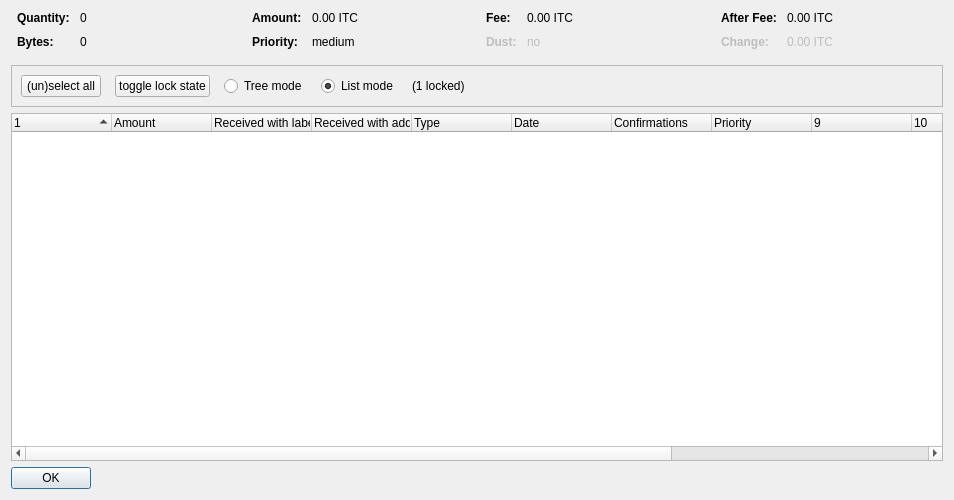
<?xml version="1.0" encoding="UTF-8"?>
<ui version="4.0">
 <class>CoinControlDialog</class>
 <widget class="QDialog" name="CoinControlDialog">
  <property name="geometry">
   <rect>
    <x>0</x>
    <y>0</y>
    <width>954</width>
    <height>500</height>
   </rect>
  </property>
  <property name="windowTitle">
   <string>Coin Selection</string>
  </property>
  <layout class="QVBoxLayout" name="verticalLayout">
   <item>
    <layout class="QHBoxLayout" name="horizontalLayoutTop" stretch="0,0,0,0">
     <property name="topMargin">
      <number>0</number>
     </property>
     <property name="bottomMargin">
      <number>10</number>
     </property>
     <item>
      <layout class="QFormLayout" name="formLayoutCoinControl1">
       <property name="horizontalSpacing">
        <number>10</number>
       </property>
       <property name="verticalSpacing">
        <number>10</number>
       </property>
       <property name="leftMargin">
        <number>6</number>
       </property>
       <property name="rightMargin">
        <number>6</number>
       </property>
       <item row="0" column="0">
        <widget class="QLabel" name="labelCoinControlQuantityText">
         <property name="font">
          <font>
           <weight>75</weight>
           <bold>true</bold>
          </font>
         </property>
         <property name="text">
          <string>Quantity:</string>
         </property>
        </widget>
       </item>
       <item row="0" column="1">
        <widget class="QLabel" name="labelCoinControlQuantity">
         <property name="cursor">
          <cursorShape>IBeamCursor</cursorShape>
         </property>
         <property name="contextMenuPolicy">
          <enum>Qt::ActionsContextMenu</enum>
         </property>
         <property name="text">
          <string notr="true">0</string>
         </property>
         <property name="textInteractionFlags">
          <set>Qt::LinksAccessibleByMouse|Qt::TextSelectableByKeyboard|Qt::TextSelectableByMouse</set>
         </property>
        </widget>
       </item>
       <item row="1" column="0">
        <widget class="QLabel" name="labelCoinControlBytesText">
         <property name="font">
          <font>
           <weight>75</weight>
           <bold>true</bold>
          </font>
         </property>
         <property name="text">
          <string>Bytes:</string>
         </property>
        </widget>
       </item>
       <item row="1" column="1">
        <widget class="QLabel" name="labelCoinControlBytes">
         <property name="cursor">
          <cursorShape>IBeamCursor</cursorShape>
         </property>
         <property name="contextMenuPolicy">
          <enum>Qt::ActionsContextMenu</enum>
         </property>
         <property name="text">
          <string notr="true">0</string>
         </property>
         <property name="textInteractionFlags">
          <set>Qt::LinksAccessibleByMouse|Qt::TextSelectableByKeyboard|Qt::TextSelectableByMouse</set>
         </property>
        </widget>
       </item>
      </layout>
     </item>
     <item>
      <layout class="QFormLayout" name="formLayoutCoinControl2">
       <property name="horizontalSpacing">
        <number>10</number>
       </property>
       <property name="verticalSpacing">
        <number>10</number>
       </property>
       <property name="leftMargin">
        <number>6</number>
       </property>
       <property name="rightMargin">
        <number>6</number>
       </property>
       <item row="0" column="0">
        <widget class="QLabel" name="labelCoinControlAmountText">
         <property name="font">
          <font>
           <weight>75</weight>
           <bold>true</bold>
          </font>
         </property>
         <property name="text">
          <string>Amount:</string>
         </property>
        </widget>
       </item>
       <item row="0" column="1">
        <widget class="QLabel" name="labelCoinControlAmount">
         <property name="cursor">
          <cursorShape>IBeamCursor</cursorShape>
         </property>
         <property name="contextMenuPolicy">
          <enum>Qt::ActionsContextMenu</enum>
         </property>
         <property name="text">
          <string notr="true">0.00 ITC</string>
         </property>
         <property name="textInteractionFlags">
          <set>Qt::LinksAccessibleByMouse|Qt::TextSelectableByKeyboard|Qt::TextSelectableByMouse</set>
         </property>
        </widget>
       </item>
       <item row="1" column="0">
        <widget class="QLabel" name="labelCoinControlPriorityText">
         <property name="font">
          <font>
           <weight>75</weight>
           <bold>true</bold>
          </font>
         </property>
         <property name="text">
          <string>Priority:</string>
         </property>
        </widget>
       </item>
       <item row="1" column="1">
        <widget class="QLabel" name="labelCoinControlPriority">
         <property name="cursor">
          <cursorShape>IBeamCursor</cursorShape>
         </property>
         <property name="contextMenuPolicy">
          <enum>Qt::ActionsContextMenu</enum>
         </property>
         <property name="text">
          <string>medium</string>
         </property>
         <property name="textInteractionFlags">
          <set>Qt::LinksAccessibleByMouse|Qt::TextSelectableByKeyboard|Qt::TextSelectableByMouse</set>
         </property>
        </widget>
       </item>
      </layout>
     </item>
     <item>
      <layout class="QFormLayout" name="formLayoutCoinControl3">
       <property name="horizontalSpacing">
        <number>10</number>
       </property>
       <property name="verticalSpacing">
        <number>10</number>
       </property>
       <property name="leftMargin">
        <number>6</number>
       </property>
       <property name="rightMargin">
        <number>6</number>
       </property>
       <item row="0" column="0">
        <widget class="QLabel" name="labelCoinControlFeeText">
         <property name="font">
          <font>
           <weight>75</weight>
           <bold>true</bold>
          </font>
         </property>
         <property name="text">
          <string>Fee:</string>
         </property>
        </widget>
       </item>
       <item row="0" column="1">
        <widget class="QLabel" name="labelCoinControlFee">
         <property name="cursor">
          <cursorShape>IBeamCursor</cursorShape>
         </property>
         <property name="contextMenuPolicy">
          <enum>Qt::ActionsContextMenu</enum>
         </property>
         <property name="text">
          <string notr="true">0.00 ITC</string>
         </property>
         <property name="textInteractionFlags">
          <set>Qt::LinksAccessibleByMouse|Qt::TextSelectableByKeyboard|Qt::TextSelectableByMouse</set>
         </property>
        </widget>
       </item>
       <item row="1" column="0">
        <widget class="QLabel" name="labelCoinControlLowOutputText">
         <property name="enabled">
          <bool>false</bool>
         </property>
         <property name="font">
          <font>
           <weight>75</weight>
           <bold>true</bold>
          </font>
         </property>
         <property name="text">
          <string>Dust:</string>
         </property>
        </widget>
       </item>
       <item row="1" column="1">
        <widget class="QLabel" name="labelCoinControlLowOutput">
         <property name="enabled">
          <bool>false</bool>
         </property>
         <property name="cursor">
          <cursorShape>IBeamCursor</cursorShape>
         </property>
         <property name="contextMenuPolicy">
          <enum>Qt::ActionsContextMenu</enum>
         </property>
         <property name="text">
          <string>no</string>
         </property>
         <property name="textInteractionFlags">
          <set>Qt::LinksAccessibleByMouse|Qt::TextSelectableByKeyboard|Qt::TextSelectableByMouse</set>
         </property>
        </widget>
       </item>
      </layout>
     </item>
     <item>
      <layout class="QFormLayout" name="formLayoutCoinControl4">
       <property name="horizontalSpacing">
        <number>10</number>
       </property>
       <property name="verticalSpacing">
        <number>10</number>
       </property>
       <property name="leftMargin">
        <number>6</number>
       </property>
       <property name="rightMargin">
        <number>6</number>
       </property>
       <item row="0" column="0">
        <widget class="QLabel" name="labelCoinControlAfterFeeText">
         <property name="font">
          <font>
           <weight>75</weight>
           <bold>true</bold>
          </font>
         </property>
         <property name="text">
          <string>After Fee:</string>
         </property>
        </widget>
       </item>
       <item row="0" column="1">
        <widget class="QLabel" name="labelCoinControlAfterFee">
         <property name="cursor">
          <cursorShape>IBeamCursor</cursorShape>
         </property>
         <property name="contextMenuPolicy">
          <enum>Qt::ActionsContextMenu</enum>
         </property>
         <property name="text">
          <string notr="true">0.00 ITC</string>
         </property>
         <property name="textInteractionFlags">
          <set>Qt::LinksAccessibleByMouse|Qt::TextSelectableByKeyboard|Qt::TextSelectableByMouse</set>
         </property>
        </widget>
       </item>
       <item row="1" column="0">
        <widget class="QLabel" name="labelCoinControlChangeText">
         <property name="enabled">
          <bool>false</bool>
         </property>
         <property name="font">
          <font>
           <weight>75</weight>
           <bold>true</bold>
          </font>
         </property>
         <property name="text">
          <string>Change:</string>
         </property>
        </widget>
       </item>
       <item row="1" column="1">
        <widget class="QLabel" name="labelCoinControlChange">
         <property name="enabled">
          <bool>false</bool>
         </property>
         <property name="cursor">
          <cursorShape>IBeamCursor</cursorShape>
         </property>
         <property name="contextMenuPolicy">
          <enum>Qt::ActionsContextMenu</enum>
         </property>
         <property name="text">
          <string notr="true">0.00 ITC</string>
         </property>
         <property name="textInteractionFlags">
          <set>Qt::LinksAccessibleByMouse|Qt::TextSelectableByKeyboard|Qt::TextSelectableByMouse</set>
         </property>
        </widget>
       </item>
      </layout>
     </item>
    </layout>
   </item>
   <item>
    <widget class="QFrame" name="frame">
     <property name="minimumSize">
      <size>
       <width>0</width>
       <height>40</height>
      </size>
     </property>
     <property name="frameShape">
      <enum>QFrame::StyledPanel</enum>
     </property>
     <property name="frameShadow">
      <enum>QFrame::Sunken</enum>
     </property>
     <layout class="QHBoxLayout" name="horizontalLayout">
      <item>
       <layout class="QHBoxLayout" name="horizontalLayoutPanel" stretch="0,0,0,0,0,0">
        <property name="spacing">
         <number>14</number>
        </property>
        <item>
         <widget class="QPushButton" name="pushButtonSelectAll">
          <property name="sizePolicy">
           <sizepolicy hsizetype="Maximum" vsizetype="Fixed">
            <horstretch>0</horstretch>
            <verstretch>0</verstretch>
           </sizepolicy>
          </property>
          <property name="text">
           <string>(un)select all</string>
          </property>
          <property name="autoDefault">
           <bool>false</bool>
          </property>
         </widget>
        </item>
        <item>
         <widget class="QPushButton" name="pushButtonToggleLock">
          <property name="sizePolicy">
           <sizepolicy hsizetype="Maximum" vsizetype="Fixed">
            <horstretch>0</horstretch>
            <verstretch>0</verstretch>
           </sizepolicy>
          </property>
          <property name="text">
           <string>toggle lock state</string>
          </property>
          <property name="autoDefault">
           <bool>false</bool>
          </property>
         </widget>
        </item>
        <item>
         <widget class="QRadioButton" name="radioTreeMode">
          <property name="sizePolicy">
           <sizepolicy hsizetype="Maximum" vsizetype="Fixed">
            <horstretch>0</horstretch>
            <verstretch>0</verstretch>
           </sizepolicy>
          </property>
          <property name="text">
           <string>Tree mode</string>
          </property>
         </widget>
        </item>
        <item>
         <widget class="QRadioButton" name="radioListMode">
          <property name="sizePolicy">
           <sizepolicy hsizetype="Maximum" vsizetype="Fixed">
            <horstretch>0</horstretch>
            <verstretch>0</verstretch>
           </sizepolicy>
          </property>
          <property name="text">
           <string>List mode</string>
          </property>
          <property name="checked">
           <bool>true</bool>
          </property>
         </widget>
        </item>
        <item>
         <widget class="QLabel" name="labelLocked">
          <property name="text">
           <string>(1 locked)</string>
          </property>
         </widget>
        </item>
        <item>
         <spacer name="horizontalSpacer">
          <property name="orientation">
           <enum>Qt::Horizontal</enum>
          </property>
          <property name="sizeHint" stdset="0">
           <size>
            <width>40</width>
            <height>20</height>
           </size>
          </property>
         </spacer>
        </item>
       </layout>
      </item>
     </layout>
    </widget>
   </item>
   <item>
    <widget class="CoinControlTreeWidget" name="treeWidget">
     <property name="contextMenuPolicy">
      <enum>Qt::CustomContextMenu</enum>
     </property>
     <property name="sortingEnabled">
      <bool>false</bool>
     </property>
     <property name="columnCount">
      <number>13</number>
     </property>
     <attribute name="headerShowSortIndicator" stdset="0">
      <bool>true</bool>
     </attribute>
     <attribute name="headerStretchLastSection">
      <bool>false</bool>
     </attribute>
     <column>
      <property name="text">
       <string/>
      </property>
     </column>
     <column>
      <property name="text">
       <string>Amount</string>
      </property>
     </column>
     <column>
      <property name="text">
       <string>Received with label</string>
      </property>
     </column>
     <column>
      <property name="text">
       <string>Received with address</string>
      </property>
     </column>
     <column>
      <property name="text">
	<string>Type</string>
      </property>
     </column>
     <column>
      <property name="text">	 
       <string>Date</string>
      </property>
     </column>
     <column>
      <property name="text">
       <string>Confirmations</string>
      </property>
      <property name="toolTip">
       <string>Confirmed</string>
      </property>
     </column>
     <column>
      <property name="text">
       <string>Priority</string>
      </property>
     </column>
     <column>
      <property name="text">
       <string/>
      </property>
     </column>
     <column>
      <property name="text">
       <string/>
      </property>
     </column>
     <column>
      <property name="text">
       <string/>
      </property>
     </column>
     <column>
      <property name="text">
       <string/>
      </property>
     </column>
     <column>
      <property name="text">
       <string/>
      </property>
     </column>
    </widget>
   </item>
   <item>
    <widget class="QDialogButtonBox" name="buttonBox">
     <property name="sizePolicy">
      <sizepolicy hsizetype="Maximum" vsizetype="Fixed">
       <horstretch>0</horstretch>
       <verstretch>0</verstretch>
      </sizepolicy>
     </property>
     <property name="orientation">
      <enum>Qt::Horizontal</enum>
     </property>
     <property name="standardButtons">
      <set>QDialogButtonBox::Ok</set>
     </property>
    </widget>
   </item>
  </layout>
 </widget>
 <customwidgets>
  <customwidget>
   <class>CoinControlTreeWidget</class>
   <extends>QTreeWidget</extends>
   <header>coincontroltreewidget.h</header>
  </customwidget>
 </customwidgets>
 <resources/>
 <connections/>
</ui>
